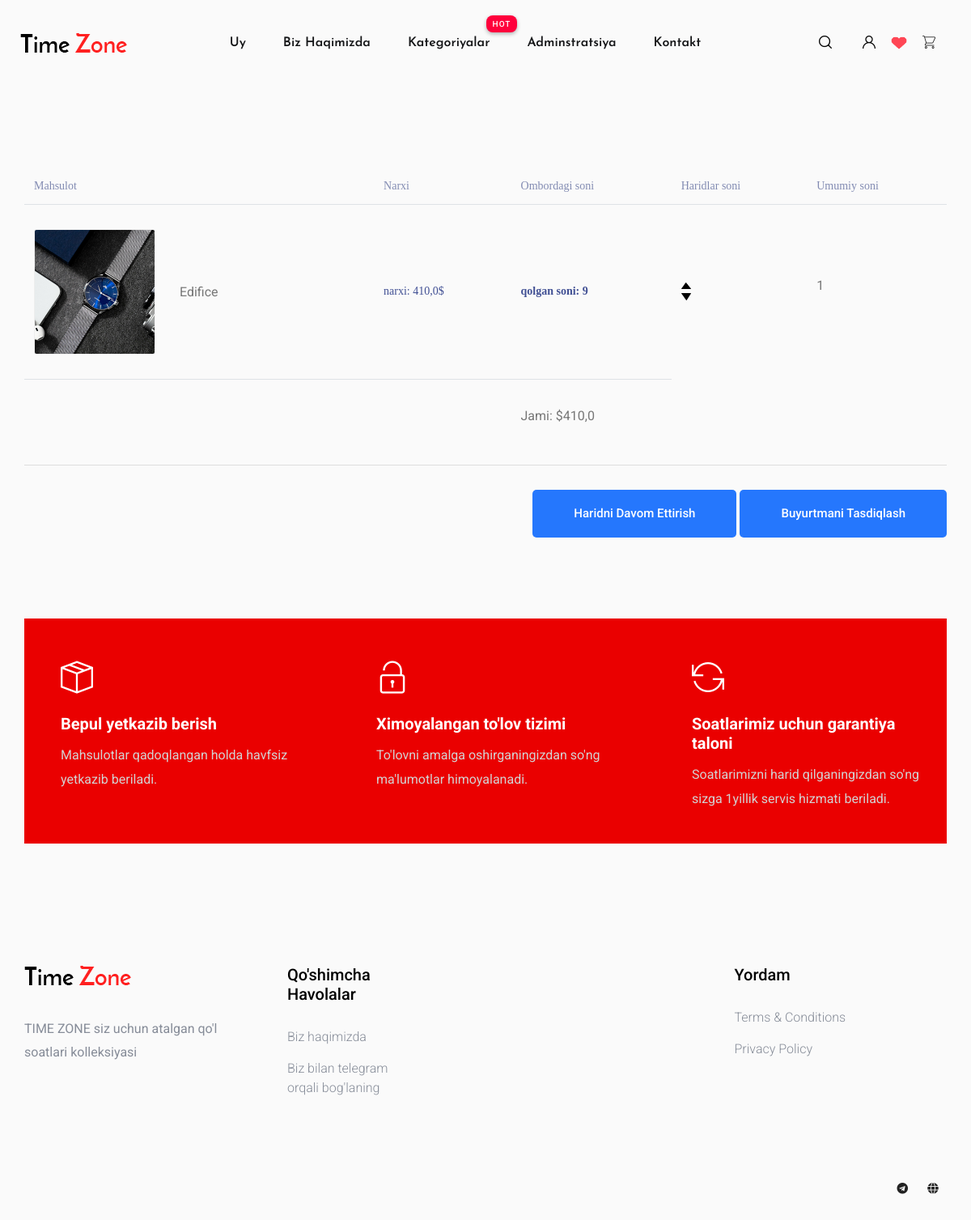
The app's page /cart/ (signed in) with its own data.
### store/models.py (models this page shows, shortened)
class OrderProduct(models.Model):
    product = models.ForeignKey(Product, on_delete=models.SET_NULL, null=True)
    order = models.ForeignKey(Order, on_delete=models.SET_NULL, null=True)
    quantity = models.IntegerField(default=0, null=True, blank=True)
    added_at = models.DateTimeField(auto_now_add=True)
    @property
    def get_total_price(self):
        total_price = self.product.price * self.quantity
        return total_price
    class Meta:
        verbose_name = 'Savatdagi mahsulot'
        verbose_name_plural = 'Savatdagi mahsulotlar'

class Product(models.Model):
    title = models.CharField(max_length=150, unique=True, verbose_name='Mahsulot nomi', null=True, blank=True)
    price = models.FloatField(verbose_name='Narxi')
    created_at = models.DateTimeField(auto_now_add=True, verbose_name='Kiritilgan sana')
    quantity = models.IntegerField(default=5, verbose_name="Ombordagi soni")
    description = models.TextField(default="Bu yerda tez orada malumot paydo bo'ladi!", verbose_name="Batafsil")
    category = models.ForeignKey(Category, on_delete=models.CASCADE, related_name='products',
                                 verbose_name='Kategoriya')
    slug = models.SlugField(unique=True, null=True)
    size = models.IntegerField(default=30, verbose_name="O'lcham mmda")
    colour = models.CharField(max_length=150, verbose_name="Rangi/Material", choices=[
        ('Tilla', 'Tilla'),
        ('Kumush', 'Kumush'),
        ('Bronza', 'Bronza'),
        ('Platina', 'Platina'),
        ('Koja', 'Koja'),
        ('Magnitli', 'Magnitli')
    ])
    def get_photo(self):
        if self.images:
            try:
                return self.images.all()[0].image.url
            except:
                return 'https://cdn.vectorstock.com/i/preview-1x/48/06/image-preview-icon-picture-placeholder-vector-31284806.jpg'
        return 'https://cdn.vectorstock.com/i/preview-1x/48/06/image-preview-icon-picture-placeholder-vector-31284806.jpg'
    class Meta:
        verbose_name = 'Mahsulot'
        verbose_name_plural = 'Mahsulotlar'

class Gallery(models.Model):
    image = models.ImageField(upload_to='products/', verbose_name='Rasmlar')
    product = models.ForeignKey(Product, on_delete=models.CASCADE, related_name='images')
    class Meta:
        verbose_name = 'Rasm'
        verbose_name_plural = 'Rasmlar'

class Order(models.Model):
    customer = models.ForeignKey(Customer, on_delete=models.SET_NULL, blank=True, null=True)
    created_at = models.DateTimeField(auto_now_add=True)
    is_completed = models.BooleanField(default=False)
    shipping = models.BooleanField(default=False)
    @property
    def get_cart_total_price(self):
        order_products = self.orderproduct_set.all()
        total_price = sum([product.get_total_price for product in order_products])
        return total_price
    @property
    def get_cart_total_quantity(self):
        order_products = self.orderproduct_set.all()
        total_quantity = sum([product.quantity for product in order_products])
        return total_quantity
    class Meta:
        verbose_name = 'Buyurtma'
        verbose_name_plural = 'Buyurtmalar'

### store/views.py (the view)
# urls.py: path('cart/', cart, name='cart'),
def cart(request):
    cart_info = get_cart_data(request)
    context = {
        'cart_total_quantity': cart_info['cart_total_quantity'],
        'order': cart_info['order'],
        'products': cart_info['products'],
    }
    return render(request, 'store/cart.html', context)

### store/models.py (called while the page is built)
    def get_absolute_url(self):
        return reverse('category_list', kwargs={'slug': self.slug})

### store/templatetags/store_tags.py (called while the page is built)
@register.simple_tag()
def get_all_categories():
    categories = Category.objects.filter(parent=None)
    return categories

### store/utils.py (called while the page is built)
def get_cart_data(request):
    cart = CartForAuthenticatedUser(request)
    cart_info = cart.get_cart_info()
    return {
        'cart_total_quantity': cart_info['cart_total_quantity'],
        'cart_total_price': cart_info['cart_total_price'],
        'order': cart_info['order'],
        'products': cart_info['products'],
    }

    def get_cart_info(self):
        customer, created = Customer.objects.get_or_create(
            user=self.user,
            name=self.user.first_name,
            email=self.user.email
        )
        order, created = Order.objects.get_or_create(
            customer=customer
        )
        order_products = order.orderproduct_set.all()
        cart_total_quantity = order.get_cart_total_quantity
        cart_total_price = order.get_cart_total_price
        return {
            'cart_total_quantity': cart_total_quantity,
            'cart_total_price': cart_total_price,
            'order': order,
            'products': order_products
        }

### store/templates/store/cart.html (shortened to what this page needs)
{% extends 'base.html' %}
{% block header_text %}
{% include 'components/header_text.html' %}
{% endblock header_text %}
{% block main %}
<section class="cart_area section_padding">
    <div class="container">
        <div class="cart_inner">
            <div class="table-responsive">
                <table class="table">
                    <thead>
                    <tr>
                        <th scope="col">Mahsulot</th>
                        <th scope="col">Narxi</th>
                        <th scope="col">Ombordagi soni</th>
                        <th scope="col">Haridlar soni</th>
                        <th scope="col">Umumiy soni</th>
                    </tr>
                    </thead>
                    <tbody>
                        {% include 'store/components/_cart_row.html' %}
                    <tr>
                        <td></td>
                        <td></td>
                        <td>
                            <p>Jami: ${{ order.get_cart_total_price }}</p>
                        </td>
                    </tr>
                    </tbody>
                </table>
                <div class="checkout_btn_inner float-right">
                    <a class="btn_1" href="{% url 'index' %}">Haridni davom ettirish</a>
                    <a class="btn_1 checkout_btn_1" href="{% url 'checkout' %}">Buyurtmani tasdiqlash</a>
                </div>
            </div>
        </div>
    </div>
</section>
{% include 'store/components/_shop_method.html' %}
{% endblock main %}
{% block footer %}
{% include 'components/_footer.html' %}
{% endblock footer %}

### store/templates/store/components/_cart_row.html
{% load static %}
{% for item in products %}
<tr>
    <td>
        <div class="media">
            <div class="d-flex">
                <img src="{{ item.product.get_photo }}" alt=""/>
            </div>
            <div class="media-body">
                <p>{{ item.product.title }}</p>
            </div>
        </div>
    </td>
    <td>
        <h5>narxi: {{ item.product.price }}$</h5>
    </td>
    <td>
        <h5><strong>qolgan soni: {{ item.product.quantity }}</strong></h5>
    </td>
    <td>
        {% if 'cart' in request.path %}
        <div class="product_count">
            {% if item.product.quantity > 0 %}
            <a href="{% url 'to_cart' item.product.pk 'add' %}">
                <img data-product="id" data-action="add" class="chg-quantity update-cart"
                     src="{% static 'store/img/arrow-up.png' %}" alt="">
            </a>
            {% endif %}
            <a href="{% url 'to_cart' item.product.pk 'delete' %}">
                <img data-product="id" data-action="remove" class="chg-quantity update-cart"
                     src="{% static 'store/img/arrow-down.png' %}" alt="">
            </a>
        </div>
        {% endif %}
    </td>
    <td>
        <p>{{ order.get_cart_total_quantity }}</p>
    </td>
</tr>
{% endfor %}

### store/static/store/css/additional_style.css (style rules this page uses)
body { background-color: hsl(0, 0%, 98%); }
h1,h2,h3,h4,h5,h6 { color:hsl(0, 0%, 30%); }
.chg-quantity { width: 12px; cursor: pointer; display: block; margin-top: 5px; transition:.1s; }

### records on screen
OrderProduct: product.get_photo (picture), product "Edifice", product.price "410,0", product.quantity "9"
Order: get_cart_total_quantity "1", get_cart_total_price "410,0"
